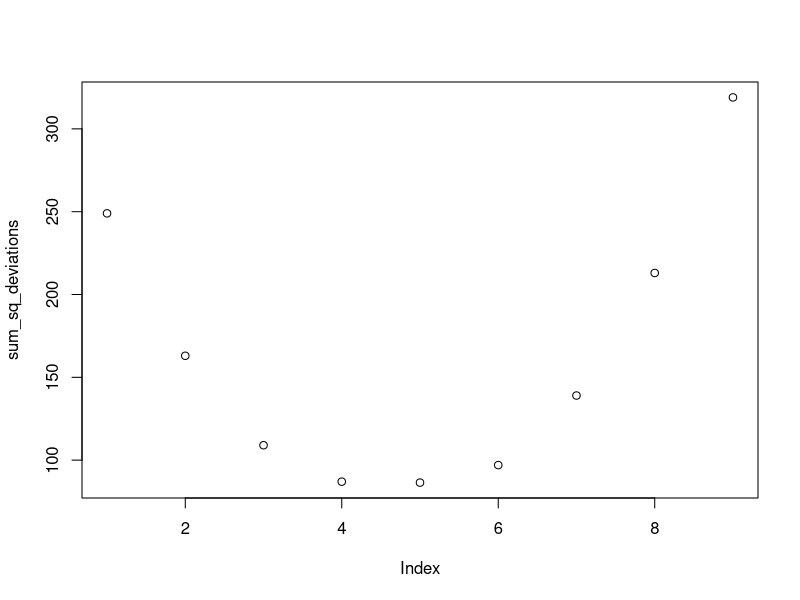

This figure's R source:
## ---- chunk 1
knitr::opts_chunk$set(echo = FALSE)
library(dplyr)
## ---- chunk 2

scores <- c(1,6,2,3,5,2,4,7,2,3,6,8,1,6,8,3)

numbers_to_test <- c(1,2,3,4,mean(scores),5,6,7,8)

sum_sq_deviations <- c()
for(i in 1:length(numbers_to_test)) {
  sum_sq_deviations[i] <- sum((scores-numbers_to_test[i])^2)
}

sum_sq_deviations
plot(sum_sq_deviations)

## ---- chunk 3

